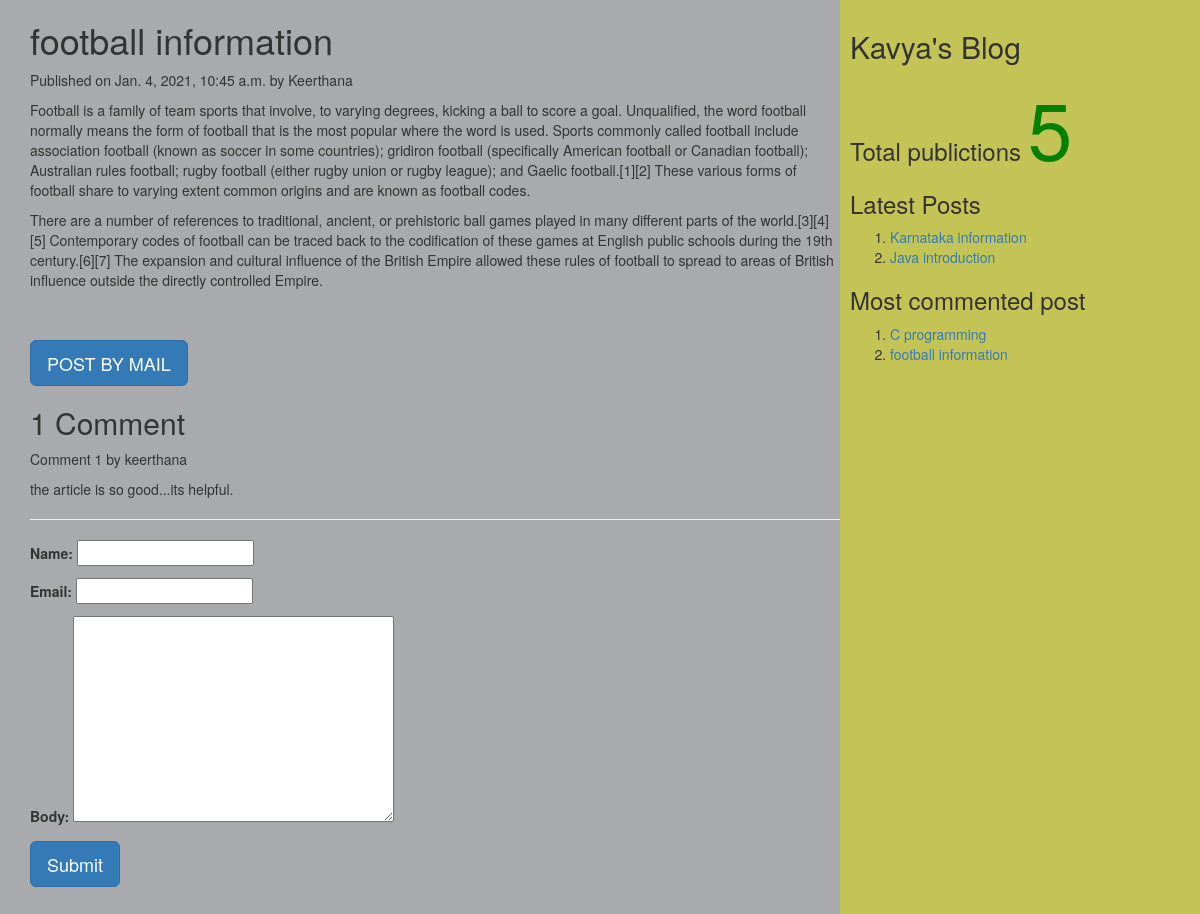
The page /2021/01/04/football-information on the database its author committed.
### myApp/models.py (models this page shows, shortened)
class Post(models.Model):
    tags=TaggableManager()
    STATUS_CHOICES=(('draft','Draft'),('published','Published'))
    title=models.CharField(max_length=256)
    slug=models.SlugField(max_length=264,unique_for_date='publish')
    author=models.ForeignKey(User,related_name='blog_posts',on_delete=models.CASCADE)
    body=models.TextField()
    publish=models.DateTimeField(default=timezone.now)
    created=models.DateTimeField(auto_now_add=True)
    updated=models.DateTimeField(auto_now=True)
    status=models.CharField(max_length=10,choices=STATUS_CHOICES,default='draft')
    objects=CustomManager()
    class Meta:
        ordering=('-publish',)
    def get_absolute_url(self):
        return reverse('post_detail',args=[self.publish.year,self.publish.strftime('%m'),self.publish.strftime('%d'),self.slug])

class Comment(models.Model):
    post=models.ForeignKey(Post,related_name="comments",on_delete=models.CASCADE)
    name=models.CharField(max_length=50)
    email=models.EmailField()
    body=models.TextField()
    created=models.DateTimeField(auto_now_add=True)
    updated=models.DateTimeField(auto_now=True)
    active=models.BooleanField(default=True)
    class Meta:
        ordering=('created',)

### myApp/views.py (the view, shortened to what this page needs)
# urls.py: url(r'(?P<year>\d{4})/(?P<month>\d{2})/(?P<day>\d{2})/(?P<post>[-\w]+)',views.post_detail_view,name='post_detail'),
def post_detail_view(request,year,month,day,post):
    post=get_object_or_404(Post,slug=post,publish__year=year,publish__month=month,publish__day=day)
    comments=post.comments.filter(active=True)
    csubmit=False
    form=CommentForm()
    d={'post':post,'form':form,'csubmit':csubmit,'comments':comments}
    return render(request,'myApp/post_detail.html',d)

### myApp/forms.py
class CommentForm(forms.ModelForm):
    class Meta:
        model=Comment
        fields=('name','email','body')

### myApp/models.py (called while the page is built)
    def get_queryset(self):
        return super().get_queryset().filter(status='published')

### myApp/templatetags/mytags.py (called while the page is built)
@register.simple_tag
def total_posts():
    return Post.objects.count()

@register.inclusion_tag('myApp/latest_post.html')
def show_latest_posts(count=3):
    latest_posts=Post.objects.order_by('-publish')[:count]
    return {'latest_posts':latest_posts}

@register.simple_tag
def get_most_commented_posts(count=2):
    return Post.objects.annotate(total_comments=Count('comments')).order_by('-total_comments')[:count]

### templates/myApp/post_detail.html (shortened to what this page needs)
<html>
    {%extends 'myApp/parent.html'%}
        {%block content_block%}
        <h1>{{post.title}}</h1>
        <p>Published on {{post.publish}} by {{post.author|title}}</p>
        {{post.body|linebreaks}} <br><br>
        <a href="/{{post.id}}/share" class='btn btn-lg btn-primary'>POST BY MAIL</a>
        {%with comments.count as comments_count%}
        <h2>{{comments_count}} Comment{{comments_count|pluralize}}</h2>
        {%endwith%}
        {%if comments%}
         {%for c in comments%}
         <p>Comment {{forloop.counter}} by {{c.name}}</p>
        <div>{{c.body|linebreaks}}</div>
        <hr>
        {%endfor%}
        {%else%}
         <p style="color:blue;font-size:30px;font-style:bold;border-bottom:1px red solid;">There are no comments</p>
        {%endif%}
         {%if csubmit%}
         <h2>Thank you..Your comment has been added successfully!!</h2>
         {%else%}
         <form  method="post">
           {{form.as_p}}
           <input type="submit" class='btn btn-lg btn-primary' value="Submit">
         </form>
         {%endif%}
        {%endblock%}

### templates/myApp/parent.html (shortened to what this page needs)
<html>
{%load mytags%}
    <head>
        <link rel="stylesheet" href="https://maxcdn.bootstrapcdn.com/bootstrap/3.3.7/css/bootstrap.min.css">
    </head>
    <body>
        <div class="content" style="width:70%;float:left;background-color:a8aaad;height:300%;padding:0 0 0 30px">
              {%block content_block%}
              {%endblock%}
        </div>
        <div class="sidebar" style="width:30%;float:right;background-color:#c4c456;height:300%;padding:10px">
            <h2>Kavya's Blog</h2>
            <h3><h3>Total publictions
              <span style="color:green;font-size:80px">
              {%total_posts%}</span>
              <h3>Latest Posts</h3>
              {% show_latest_posts 2 %}
              <h3>Most commented post</h3>
              {%get_most_commented_posts as m%}
              <ol>
                {%for post in m%}
                <li><a href="{{post.get_absolute_url}}">{{post.title}}</a></li>
                {%endfor%}
              </ol>
            </h3>
        </div>
    </body>
</html>

### templates/myApp/latest_post.html
<!DOCTYPE html>
<html lang="en" dir="ltr">
  <body>
    <ol>
    {%for post in latest_posts%}
    <li><a href="{{post.get_absolute_url}}">{{post.title}}</a></li>
    {%endfor%}
    </ol>
  </body>
</html>

### rows shown on the page
Post: title "football information", publish "Jan. 4, 2021, 10:45 a.m.", author "Keerthana", body "Football is a family of team sports that involve, to varying degrees, kicking a ball to score a goal. Unqualified, the word football normally means the form of football that is the most popular where the word is used. Sports commonly called football include association football (known as soccer in some countries); gridiron football (specifically American football or Canadian football); Australian rules football; rugby football (either rugby union or rugby league); and Gaelic football.[1][2] These various forms of football share to varying extent common origins and are known as football codes. There are a number of references to traditional, ancient, or prehistoric ball games played in many…"
Comment: name "keerthana", body "the article is so good...its helpful."
Post: title "Karnataka information"
Post: title "Java introduction"
Post: title "C programming"

### other values the page prints
{{ comments_count }} "1"
